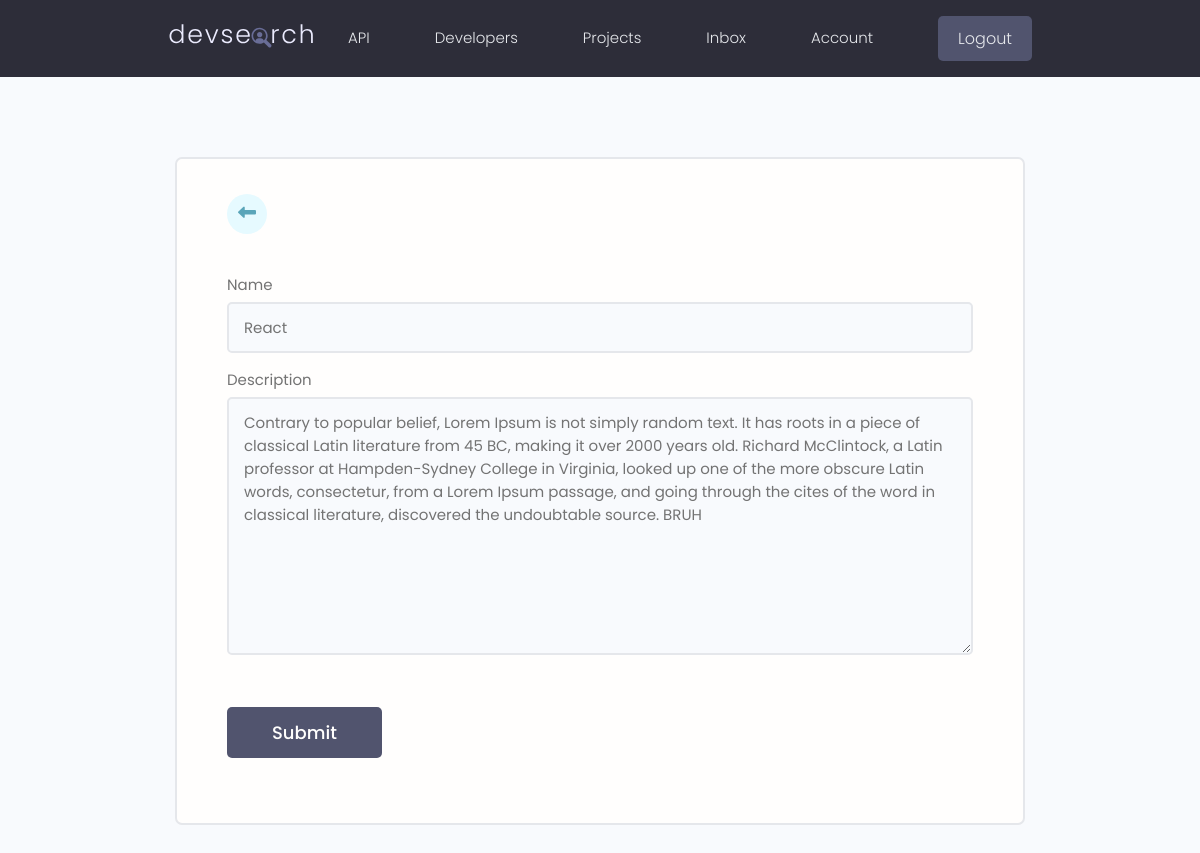
Screenshot of /update-skill/52cc68eb-e1cc-4d5f-a1d4-15ed125c8775 (signed in) with the database file from the repository.
### users/models.py (models this page shows, shortened)
class Skill(models.Model):
    owner = models.ForeignKey(Profile, null=True, blank=True, on_delete=models.CASCADE) #one profile can have many skills (parent-child relationship)
    name = models.CharField(max_length=200, null=True, blank=True)
    description = models.TextField(null=True, blank=True)
    created = models.DateTimeField(auto_now_add=True) #auto_now_add=True will automatically add when we create a new project
    id = models.UUIDField(default=uuid.uuid4, unique=True, primary_key=True, editable=False)

### users/views.py (the view)
# urls.py: path('update-skill/<str:pk>', views.updateSkill, name='update-skill'),
@login_required(login_url='login')
def updateSkill(request, pk):
    profile = request.user.profile
    skill = profile.skill_set.get(id=pk)
    form = SkillForm(instance=skill)
    if request.method == 'POST':
        form = SkillForm(request.POST, instance=skill)
        if form.is_valid():
            form.save()
            messages.success(request, "Skill was updated successfully!")
            return redirect('account')
    context = {'form': form}
    return render(request, 'users/skill_form.html', context)

### users/forms.py
class SkillForm(ModelForm):
    class Meta:
        model = Skill
        fields = '__all__' #specify all the fields from the Skill model
        exclude = ['owner'] #exclude the owner field from the form
    def __init__(self, *args, **kwargs):
        super(SkillForm, self).__init__(*args, **kwargs)
        for k, v in self.fields.items():
            v.widget.attrs.update({'class': 'input'})

### users/templates/users/skill_form.html (shortened to what this page needs)
{% extends 'main.html' %}
{% load static %}
{% block content %}
    <main class="formPage my-xl">
        <div class="content-box">
            <div class="formWrapper">
                <a class="backButton" href="{% url 'account' %}"><i class="fa-solid fa-left-long"></i></a>
                <br>
                <form class="form" method="POST" action="{% url 'create-skill' %}">
                    {% for field in form %}
                        <div class="form__field">
                            <label for="formInput#text">{{field.label}} </label>
                            {{field}}
                        </div>
                    {% endfor %}
                    <input class="btn btn--sub btn--lg  my-md" type="submit" value="Submit" />
                </form>
            </div>
        </div>
    </main>
{% endblock content %}

### static/styles/app.css (style rules this page uses)
:root { --color-sub: #2d2d39; }
.btn--sub { background-color: var(--color-sub-light); }
.content-box { width: 95%; max-width: 85rem; margin: 0 auto; }
.backButton { background: var(--color-main-light); color: var(--color-main); width: 4rem; height: 4rem; display: flex; align-items: center; justify-content: center; border-radius: 50%; }
.backButton i { font-size: 1.8rem; }
.formPage .formWrapper { list-style: none; background: var(--color-white); padding: 3.5rem 5rem; border: 2px solid var(--color-light); border-radius: 0.7rem; }

### static/uikit/styles/modules/_variables.css (style rules this page uses)
:root { --color-main: #5aa5b9; --color-main-light: #e6faff; --color-sub: #3f4156; --color-sub-light: #51546e; --color-sub-lighter: #ededfd; --color-text: #737373; --color-gray: #8b8b8b; --color-light: #e5e7eb; --color-light-gray: #767676; --color-bg: #f8fafd; --color-white: #fffefd; --color-white-light: #f3f3f3; --color-success: #359e64; --color-success-bg: #def8e8; --color-error: #fc4b0b; --color-error-bg: #fff2ee; --font-base: 'Poppins', arial, helvetica, 'Segoe UI', roboto, ubuntu, sans-serif; --font-monospace: 'Fira Code', 'Courier New', courier, monospace; --font-regular: 300; --font-medium: 500; --font-bold: 700; --generic-shadow: 1px 1px 5px #00000010; --generic-transition: all 0.3s ease-in-out; }

### static/uikit/styles/modules/_base.css (style rules this page uses)
* { margin: 0; padding: 0; box-sizing: border-box; text-rendering: optimizeLegibility; color: inherit; font-size: inherit; }
html { font-size: 50%; }
@media only screen and (min-width: 480px) { html { font-size: 56.25%; } }
@media only screen and (min-width: 1200px) { html { font-size: 62.5%; } }
body { line-height: 1.6; font-weight: 400; font-size: 1.5rem; color: var(--color-text); background-color: var(--color-bg); min-height: 100vh; }

### static/uikit/styles/modules/_typography.css (style rules this page uses)
* { font-family: var(--font-base); }
a { padding-bottom: 2px; text-decoration: none; display: inline-block; color: var(--color-main); font-weight: var(--font-medium); }

### static/uikit/styles/modules/_utilities.css (style rules this page uses)
.my-md { margin: 3rem auto; }
.my-xl { margin: 8rem auto; }

### static/uikit/styles/modules/_button.css (style rules this page uses)
.btn { display: inline-block; position: relative; cursor: pointer; background-color: var(--color-light); font-weight: var(--font-medium); color: var(--color-sub); text-decoration: none; padding: 1rem 2rem; border-radius: 0.5rem; border: none; width: -webkit-fit-content; width: -moz-fit-content; width: fit-content; height: -webkit-fit-content; height: -moz-fit-content; height: fit-content; font-size: 1.6rem; outline-width: 0; outline-color: transparent; -webkit-backface-visibility: hidden; backface-visibility: hidden; transition: all 0.3s ease-in-out; }
.btn--sub { background-color: var(--color-sub); color: var(--color-white); }
.btn--lg { font-size: 1.8rem; padding: 1.2rem 4.5rem; }

### static/uikit/styles/modules/_form.css (style rules this page uses)
.form { display: block; }
.form__field { margin-top: 1.5rem; margin-bottom: 1.5rem; }
.form__label, .form__field > label { display: block; margin-bottom: 0.5rem; color: var(--color-text); }
input.input[type='text'], input.input[type='email'], input.input[type='password'], input.input[type='number'], textarea.input { min-width: 24rem; width: 100%; padding: 1.2rem 1.5rem; border-radius: 0.5rem; border: 2px solid var(--color-light); transition: all 0.3s ease-in-out; background-color: var(--color-bg); }

### rows the page displays
Skill: form "React" "Contrary to popular belief, Lorem Ipsum is not simply random text. It has roots in a piece of classical Latin literature from 45 BC, making it over 2000 years old. Richard McClintock, a Latin professor at Hampden-Sydney College in Virginia, looked up one of the more obscure Latin words, consectetur, from a Lorem Ipsum passage, and going through the cites of the word in classical literature, discovered the undoubtable source. BRUH"

### other values shown
{{ field.label }} "Name" "Description"
